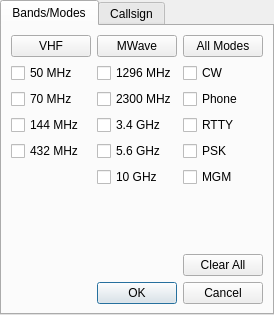
<?xml version="1.0" encoding="UTF-8"?>
<ui version="4.0">
 <class>ClusterClientFilterTab</class>
 <widget class="QTabWidget" name="ClusterClientFilterTab">
  <property name="geometry">
   <rect>
    <x>0</x>
    <y>0</y>
    <width>274</width>
    <height>315</height>
   </rect>
  </property>
  <property name="windowTitle">
   <string>Cluster Filter</string>
  </property>
  <property name="currentIndex">
   <number>0</number>
  </property>
  <widget class="QWidget" name="bandFilterTab">
   <attribute name="title">
    <string>Bands/Modes</string>
   </attribute>
   <layout class="QVBoxLayout" name="verticalLayout_4">
    <item>
     <layout class="QVBoxLayout" name="verticalLayout_3">
      <item>
       <layout class="QHBoxLayout" name="horizontalLayout_3">
        <item>
         <layout class="QVBoxLayout" name="verticalLayout">
          <item>
           <widget class="QPushButton" name="vhfSelectBut">
            <property name="text">
             <string>VHF</string>
            </property>
           </widget>
          </item>
          <item>
           <widget class="QCheckBox" name="_50MHzCheckBox">
            <property name="text">
             <string>50 MHz</string>
            </property>
           </widget>
          </item>
          <item>
           <widget class="QCheckBox" name="_70MHzCheckBox">
            <property name="text">
             <string>70 MHz</string>
            </property>
           </widget>
          </item>
          <item>
           <widget class="QCheckBox" name="_144MHzCheckBox">
            <property name="text">
             <string>144 MHz</string>
            </property>
           </widget>
          </item>
          <item>
           <widget class="QCheckBox" name="_432MHzCheckBox">
            <property name="text">
             <string>432 MHz</string>
            </property>
           </widget>
          </item>
          <item>
           <spacer name="verticalSpacer">
            <property name="orientation">
             <enum>Qt::Vertical</enum>
            </property>
            <property name="sizeHint" stdset="0">
             <size>
              <width>20</width>
              <height>40</height>
             </size>
            </property>
           </spacer>
          </item>
         </layout>
        </item>
        <item>
         <layout class="QVBoxLayout" name="verticalLayout_2">
          <item>
           <widget class="QPushButton" name="mWSelectBut">
            <property name="text">
             <string>MWave</string>
            </property>
           </widget>
          </item>
          <item>
           <widget class="QCheckBox" name="_1296MHzCheckBox">
            <property name="text">
             <string>1296 MHz</string>
            </property>
           </widget>
          </item>
          <item>
           <widget class="QCheckBox" name="_2300MHzCheckBox">
            <property name="text">
             <string>2300 MHz</string>
            </property>
           </widget>
          </item>
          <item>
           <widget class="QCheckBox" name="_3_4GHzCheckBox">
            <property name="text">
             <string>3.4 GHz</string>
            </property>
           </widget>
          </item>
          <item>
           <widget class="QCheckBox" name="_5_6GHzCheckBox">
            <property name="text">
             <string>5.6 GHz</string>
            </property>
           </widget>
          </item>
          <item>
           <widget class="QCheckBox" name="_10GHzCheckBox">
            <property name="text">
             <string>10 GHz</string>
            </property>
           </widget>
          </item>
          <item>
           <spacer name="verticalSpacer_2">
            <property name="orientation">
             <enum>Qt::Vertical</enum>
            </property>
            <property name="sizeHint" stdset="0">
             <size>
              <width>20</width>
              <height>40</height>
             </size>
            </property>
           </spacer>
          </item>
         </layout>
        </item>
        <item>
         <layout class="QVBoxLayout" name="verticalLayout_5">
          <item>
           <widget class="QPushButton" name="modeSelectBut">
            <property name="text">
             <string>All Modes</string>
            </property>
           </widget>
          </item>
          <item>
           <widget class="QCheckBox" name="cwModeChkBox">
            <property name="text">
             <string>CW</string>
            </property>
           </widget>
          </item>
          <item>
           <widget class="QCheckBox" name="phoneModeChkBox">
            <property name="text">
             <string>Phone</string>
            </property>
           </widget>
          </item>
          <item>
           <widget class="QCheckBox" name="rttyModeChkBox">
            <property name="text">
             <string>RTTY</string>
            </property>
           </widget>
          </item>
          <item>
           <widget class="QCheckBox" name="pskModeChkBox">
            <property name="text">
             <string>PSK</string>
            </property>
           </widget>
          </item>
          <item>
           <widget class="QCheckBox" name="mgmModeChkBox">
            <property name="text">
             <string>MGM</string>
            </property>
           </widget>
          </item>
          <item>
           <spacer name="verticalSpacer_3">
            <property name="orientation">
             <enum>Qt::Vertical</enum>
            </property>
            <property name="sizeHint" stdset="0">
             <size>
              <width>20</width>
              <height>40</height>
             </size>
            </property>
           </spacer>
          </item>
         </layout>
        </item>
       </layout>
      </item>
      <item>
       <layout class="QHBoxLayout" name="horizontalLayout_2">
        <item>
         <spacer name="horizontalSpacer">
          <property name="orientation">
           <enum>Qt::Horizontal</enum>
          </property>
          <property name="sizeHint" stdset="0">
           <size>
            <width>138</width>
            <height>17</height>
           </size>
          </property>
         </spacer>
        </item>
        <item>
         <widget class="QPushButton" name="clearAllBut">
          <property name="text">
           <string>Clear All</string>
          </property>
         </widget>
        </item>
       </layout>
      </item>
     </layout>
    </item>
    <item>
     <widget class="QDialogButtonBox" name="buttonBox">
      <property name="standardButtons">
       <set>QDialogButtonBox::Cancel|QDialogButtonBox::Ok</set>
      </property>
     </widget>
    </item>
   </layout>
  </widget>
  <widget class="QWidget" name="callsignFilter">
   <attribute name="title">
    <string>Callsign</string>
   </attribute>
  </widget>
 </widget>
 <resources/>
 <connections/>
</ui>
